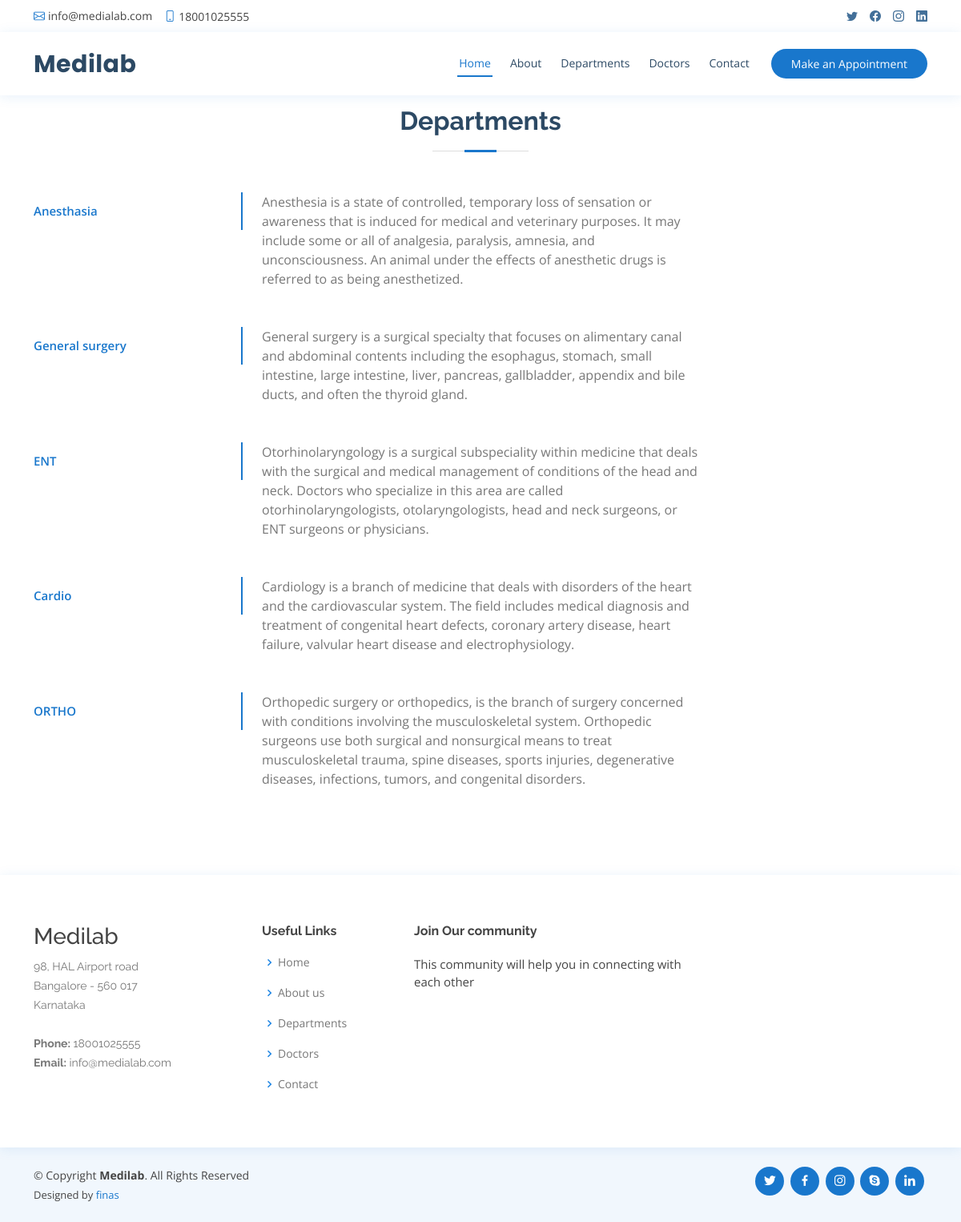
Page /department/ on the committed database.
### home/models.py (models this page shows, shortened)
class Department(models.Model):
    dept_name=models.CharField(max_length=100)
    dept_description=models.TextField()

### home/views.py (the view)
# urls.py: path('department/',views.department,name='department'),
def department(request):
    dict_dpt={
        'dept': Department.objects.all()
    }
    return render(request,'department.html',dict_dpt)

### templates/department.html (shortened to what this page needs)
{% extends 'base.html' %}
{% load static %}
        {% block content %}
        <br>
        <br>
        <br>
    <section id="departments" class="departments">
        <div class="container">
          <div class="section-title">
            <h2>Departments</h2>
          </div>
          {% for i in dept%}
          <div class="row gy-4">
            <div class="col-lg-3">
              <ul class="nav nav-tabs flex-column">
                <li class="nav-item">
                  <a class="nav-link active show" data-bs-toggle="tab" href="#tab-1">{{i.dept_name}}</a>
                </li>
              </ul>
            </div>
            <div class="col-lg-9">
              <div class="tab-content">
                <div class="tab-pane active show" id="tab-1">
                  <div class="row gy-4">
                    <div class="col-lg-8 details order-2 order-lg-1">
                      <p>{{i.dept_description}}</p>
                    </div>
                  </div>
                  <br><br>
                </div>
              </div>
            </div>
          </div>
          {% endfor%}
        </div>
      </section>
      {% endblock%}

### static/css/style.css (style rules this page uses)
body { font-family: "Open Sans", sans-serif; color: #444444; }
a { color: #1977cc; text-decoration: none; }
h1, h2, h3, h4, h5, h6 { font-family: "Raleway", sans-serif; }
section { padding: 60px 0; overflow: hidden; }
.section-title { text-align: center; padding-bottom: 30px; }
.section-title h2 { font-size: 32px; font-weight: bold; margin-bottom: 20px; padding-bottom: 20px; position: relative; color: #2c4964; }
.section-title h2::before { content: ""; position: absolute; display: block; width: 120px; height: 1px; background: #ddd; bottom: 1px; left: calc(50% - 60px); }
.section-title h2::after { content: ""; position: absolute; display: block; width: 40px; height: 3px; background: #1977cc; bottom: 0; left: calc(50% - 20px); }
.departments { overflow: hidden; }
.departments .nav-tabs { border: 0; }
.departments .nav-link { border: 0; padding: 12px 15px 12px 0; transition: 0.3s; color: #2c4964; border-radius: 0; border-right: 2px solid #ebf1f6; font-weight: 600; font-size: 15px; }
.departments .nav-link.active { color: #1977cc; border-color: #1977cc; }
.departments .tab-pane.active { -webkit-animation: fadeIn 0.5s ease-out; animation: fadeIn 0.5s ease-out; }
.departments .details p { color: #777777; }
.departments .details p:last-child { margin-bottom: 0; }

### rows in the picture
Department: dept_name "Anesthasia", dept_description "Anesthesia is a state of controlled, temporary loss of sensation or awareness that is induced for medical and veterinary purposes. It may include some or all of analgesia, paralysis, amnesia, and unconsciousness. An animal under the effects of anesthetic drugs is referred to as being anesthetized."
Department: dept_name "General surgery", dept_description "General surgery is a surgical specialty that focuses on alimentary canal and abdominal contents including the esophagus, stomach, small intestine, large intestine, liver, pancreas, gallbladder, appendix and bile ducts, and often the thyroid gland."
Department: dept_name "ENT", dept_description "Otorhinolaryngology is a surgical subspeciality within medicine that deals with the surgical and medical management of conditions of the head and neck. Doctors who specialize in this area are called otorhinolaryngologists, otolaryngologists, head and neck surgeons, or ENT surgeons or physicians."
Department: dept_name "Cardio", dept_description "Cardiology is a branch of medicine that deals with disorders of the heart and the cardiovascular system. The field includes medical diagnosis and treatment of congenital heart defects, coronary artery disease, heart failure, valvular heart disease and electrophysiology."
Department: dept_name "ORTHO", dept_description "Orthopedic surgery or orthopedics, is the branch of surgery concerned with conditions involving the musculoskeletal system. Orthopedic surgeons use both surgical and nonsurgical means to treat musculoskeletal trauma, spine diseases, sports injuries, degenerative diseases, infections, tumors, and congenital disorders."
